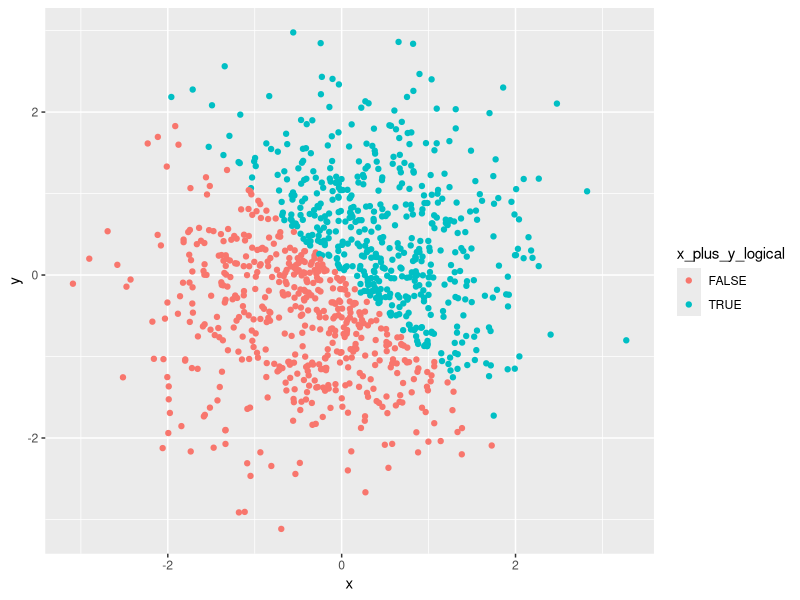
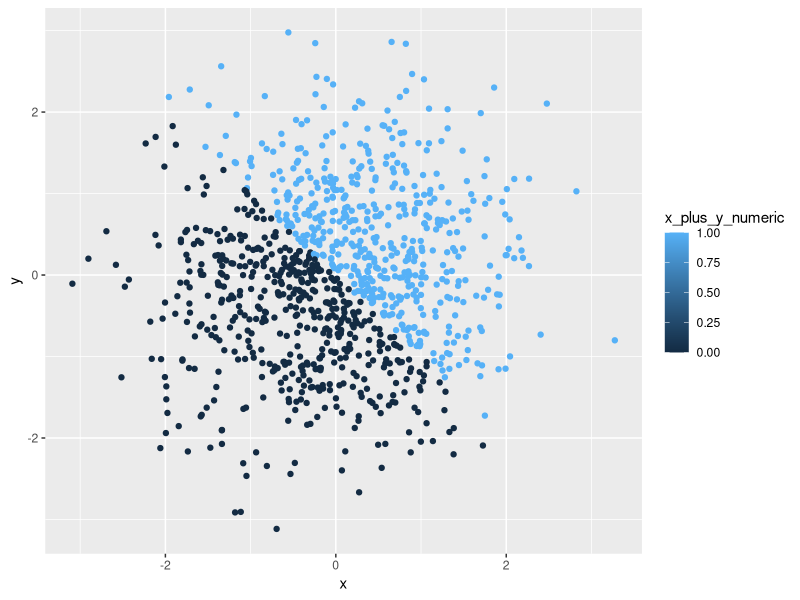
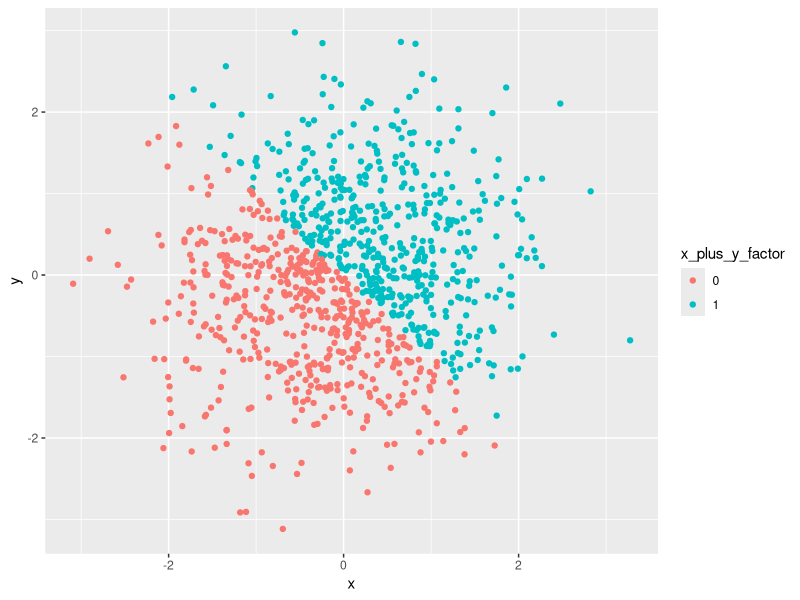
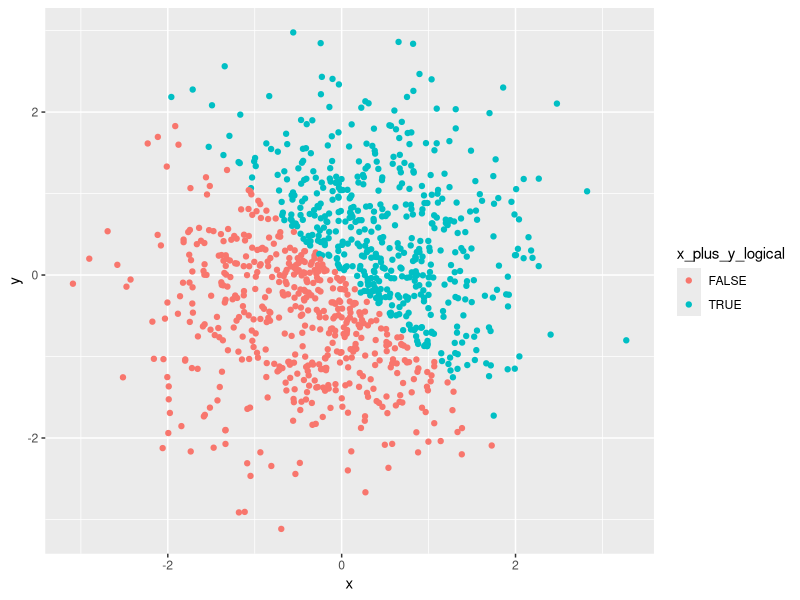

Source code (R) for these figures, in order:
## ---- chunk 1
library(tidyverse)
## ---- chunk 2
q1_df = tibble(
  vec_numeric = runif(10, 0, 5),
  vec_logical = vec_numeric > 2,
  vec_char = c("hello", "i", "do", "not", "know", "what", "to", "write", "here", "soooo"),
  vec_factor = factor(c("level1", "level1", "level1", "level1", "level1", "level2", "level2",
                        "level2", "level2", "level2"))
)
  

## ---- chunk 3

mean(q1_df$vec_numeric)
mean(q1_df$vec_logical)
mean(q1_df$vec_char)
mean(q1_df$vec_factor)

## ---- chunk 4

as.numeric(q1_df$vec_logical)
as.numeric(q1_df$vec_char)
as.numeric(q1_df$vec_factor)

## ---- chunk 5
as.numeric(factor(q1_df$vec_char))
as.numeric(as.character(q1_df$vec_factor))
## ---- chunk 6
q2_df = tibble(
  x = rnorm(1000),
  y = rnorm(1000),
  x_plus_y_logical = (x + y) > 0,
  x_plus_y_numeric = as.numeric(x_plus_y_logical),
  x_plus_y_factor = factor(x_plus_y_numeric)
)
## ---- chunk 7
ggplot(q2_df, aes(x = x, y = y, color = x_plus_y_logical)) + geom_point()
ggsave("scatter_plot_1.pdf")
ggplot(q2_df, aes(x = x, y = y, color = x_plus_y_numeric)) + geom_point()
ggplot(q2_df, aes(x = x, y = y, color = x_plus_y_factor)) + geom_point()
